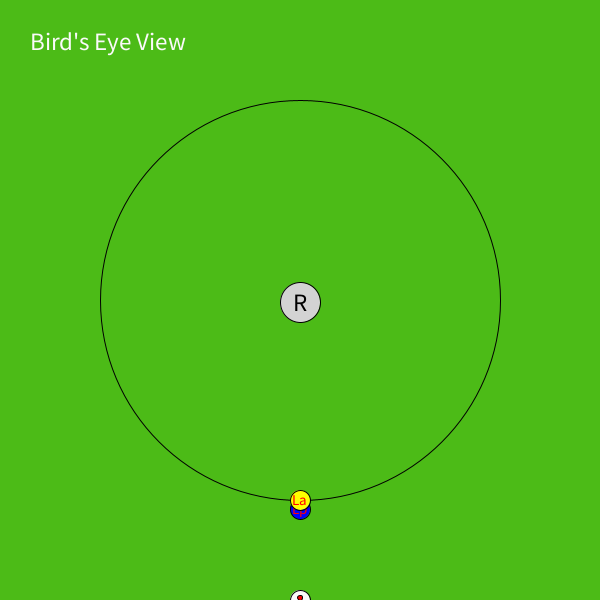
Frame 1 (no input)
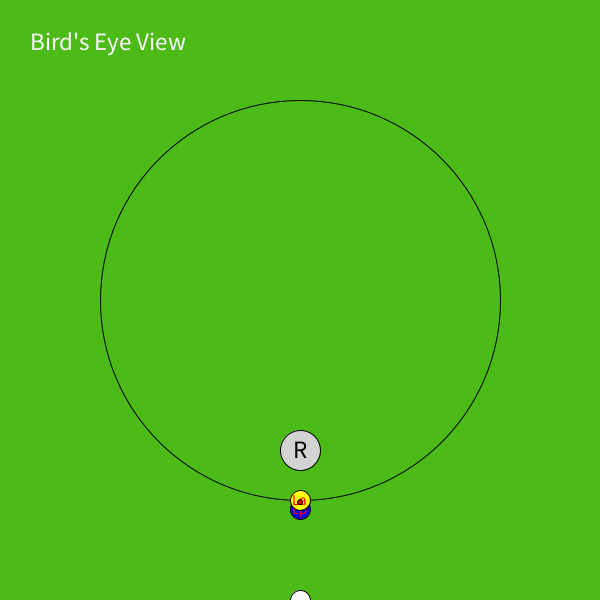
Frame 60 (the mouse pressed at the canvas centre just before this capture)
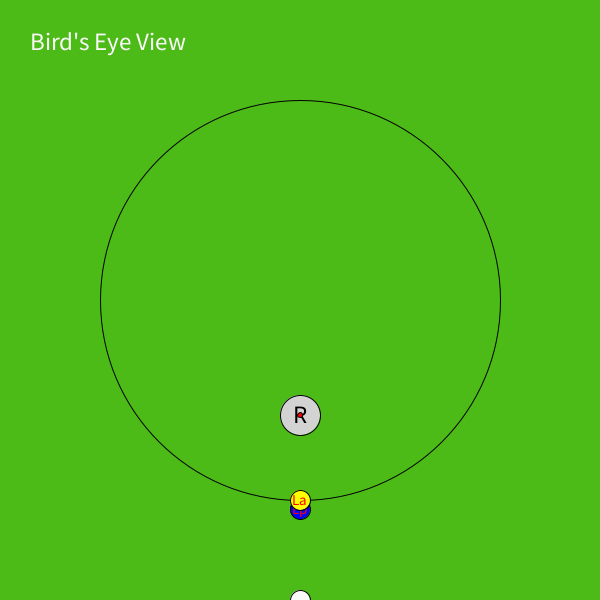
Frame 120 (the mouse held since frame 60 and released just before this capture)

The Processing sketch that drew these frames (run headless with seeded random() and noise(); from frame 60 on, the mouse is pressed at the canvas centre):

// Processing sketch: POV
// ── POV.pde
int fps = 60;

int width = 600; 
int height = 600;

float landingLocDiam; 

float actualX = 0;  // actual landing location coordinates (m)
float actualY = 1.0;
float actualT = 0.8; // actual time of flight (s)
float mappedActualT = actualT * fps;   // in frames


/*
float vy = 3.9; 
float vx = -1.2;
float vz = 2; 
*/

float vy = 1.83;        // horizontal velocity in forward direction (m s^-1)
float vx = 0;        // horizontal velocity in left/right direction (m s^-1)
float vz = 0.42;        // vertical velocity (m s^-1)

// TODO: how to use this info?
// float thetaDeg = 45;                   // vertical angle (deg)
// float theta = (PI / 180) * thetaDeg;   // vertical angle (rad)

float phiDeg = 0;                    // horizontal angle (deg)
float phi = (PI / 180) * phiDeg;       // horizontal angle (rad)

float hThrow = 1.0;                   // height ball at release (m)

float g = 9.81;                        // gravitational field strength (m s^-2)

float t;
float dispX;
float dispY;
float alpha;             // angle of ball's trajectory due to vx, TODO: edge case?
float horizDist;         // horizontal distance of landing location from the user
float predictedX;
float predictedY;
float mappedX;  // predicted x and y landing locations mapped onto screen
float mappedY;
float mappedActualX;
float mappedActualY;

int userX; 
int userY;

float ballDiam;
float ballX;
float ballY;
float ballMappedSpeedX;
float ballMappedSpeedY;
boolean isLanded;
boolean ballCaught;

int robotReachX; 
int robotReachY;
float robotReachDiameter;
float robotStartX;
float robotStartY;
float robotX;
float robotY;
float robotDiameter;
float robotSpeed = 1.5;   // m s^-1
float robotMappedV;
float robotMoveAngle; 
float robotMappedVx;
float robotMappedVy;
float robotTravelTime;
float robotMappedVxMag;
float robotMappedVyMag;
boolean isLocReached;
boolean dirChanged;
int dirChangeFrame;

String BirdPOV = "Bird's Eye View";

int signNum (float num) {
  if (num < 0) return -1;
  else return 1;
}

float getTimeOfFlight () {
  /* derived from equation s = ut + 1/2 at^2 
  and quadratic formula */

  return (vz + sqrt(sq(vz) + 2 * g * hThrow)) / g;
}

float getDisplacementY (float t) {
  return vy * t; 
}

float getDisplacementX (float t) {
  return vx * t; 
}

void predictLandingLocation () {
  landingLocDiam = 20; 
  t = getTimeOfFlight ();
  dispX = getDisplacementX(t);
  dispY = getDisplacementY(t);
  if (dispY == 0) dispY = 0.000000001;     // TODO: fix this
  alpha = atan(dispX / dispY);             // angle of ball's trajectory due to vx, TODO: edge case?
  horizDist = sqrt(sq(dispX) + sq(dispY)); // horizontal distance of landing location from the user

  predictedX = horizDist * sin(alpha + phi);
  predictedY = (signNum(dispY)) * (horizDist * cos(alpha + phi));

  mappedX = (width / 2) + (predictedX / 6) * width;  // predicted x and y landing locations mapped onto screen
  mappedY = height * (1 - (predictedY / 6));

  mappedActualX = (width / 2) + (actualX / 6) * width;
  mappedActualY= height * (1 - (actualY / 6));
}

void initBallData() {
  ballDiam = 5;
  ballX = width / 2;
  ballY = height;
  isLanded = false;
  ballCaught = false;
}

void initBallSpeed() {
  ballMappedSpeedX = signNum(actualX) * ((dist(ballX, 0, mappedActualX, 0) / actualT) / fps);
  ballMappedSpeedY = signNum(actualY) * ((dist(0, ballY, 0, mappedActualY) / actualT) / fps);
}

void initBall () {
  initBallData();
  initBallSpeed();
}

void initUser() {
  userX = width / 2; 
  userY = height;
}

void initRobotData() {
  robotReachX = width / 2; 
  robotReachY =  height / 2;
  robotReachDiameter = (2 / 3.0) * width;
  robotStartX = width / 2;
  robotStartY = height / 2;
  robotX = robotStartX;
  robotY = robotStartY;
  robotDiameter = (1/15.0) * width;
  isLocReached = false;
  dirChanged = false;
}

int getQuadrant () {
  if ((mappedX <= robotStartX) && (mappedY > robotStartY)) return 1;
  if ((mappedX >= robotStartX) && (mappedY <= robotStartY)) return 3;
  else if ((mappedX < robotStartX) && (mappedY <= robotStartY)) return 4;
  else return 2;
}

float[] getRobotVelocities(float robotMappedVxMag, float robotMappedVyMag) {
  float[] velocities = new float[2];
  int quadrant = getQuadrant();
  println(quadrant);
  if (quadrant == 1) {
    velocities[0] = -robotMappedVxMag;
    velocities[1] = robotMappedVyMag;
  }
  else if (quadrant == 2) {
    velocities[0] = robotMappedVxMag;
    velocities[1] = robotMappedVyMag;
  }
  else if (quadrant == 3) {
    velocities[0] = robotMappedVxMag;
    velocities[1] = -robotMappedVyMag;
  }
  else {
    velocities[0] = -robotMappedVxMag;
    velocities[1] = -robotMappedVyMag;
  }
  return velocities;
}

void initRobotNavigation () {
  robotMappedV = ((width * robotSpeed) / 6) / fps;
  robotMoveAngle = atan((abs(robotY - mappedY)) / (abs(robotX - mappedX)));
  robotMappedVxMag = robotMappedV * cos(robotMoveAngle);
  robotMappedVyMag = robotMappedV * sin(robotMoveAngle);
  float[] robotVelocities = getRobotVelocities(robotMappedVxMag, robotMappedVyMag);
  robotMappedVx = robotVelocities[0];
  robotMappedVy = robotVelocities[1];
  robotTravelTime = (dist(robotX, robotY, mappedX, mappedY) / robotMappedV);
}

void initRobot() {
  initRobotData();
  initRobotNavigation ();
}

void init () {
  predictLandingLocation();
  initUser();
  initBall ();
  initRobot();
}

void setup(){
  size(600, 600);
  init();  
}

void moveBall() {
  ballX += ballMappedSpeedX;
  ballY -= ballMappedSpeedY;
}

void moveRobot() {
  robotX += robotMappedVx;
  robotY += robotMappedVy;
}

void changeDirection () {
  robotMappedVx = -robotMappedVx;
  robotMappedVy = -robotMappedVy;
}

void isBallCaught () {
  if (dist(robotX, robotY, ballX, ballY) < ((ballDiam / 2)  + (robotDiameter / 2))) {
    ballCaught = true;
  }
}

void timerFired() {
  if (frameCount < mappedActualT) {
    moveBall();
  }
  else if (!isLanded) {
    isLanded = true;
  }
 
  if (frameCount < robotTravelTime) { 
    moveRobot();
  }
  else if (!isLocReached){
    isLocReached = true;
  }
  
  if (isLanded && isLocReached) {
    // robot goes back to start location
    if (!dirChanged) {
      dirChanged = true;
      dirChangeFrame = frameCount;
      changeDirection();
      isBallCaught();
    }
    if ((frameCount - dirChangeFrame) < robotTravelTime) {
      moveRobot();
    }
  } 
}

void drawLandings() {
   fill(0, 0, 255);
   circle(mappedX, mappedY, landingLocDiam); // predicted landing location
  
   fill(255, 0, 0);
   textSize(15);
   text("Lp", mappedX-8, mappedY+5); // Lp symbol at predicted landing location 

   fill(255, 255, 0);
   circle(mappedActualX, mappedActualY, landingLocDiam); // actual landing location
  
   fill(255, 0, 0);
   textSize(15);
   text("La", mappedActualX-8, mappedActualY+5); // La symbol at predicted landing location
}

void drawScreen () {
  background(76, 187, 23);
  
  fill(250, 250, 250);
  circle(userX, userY, 20);  // user at bottom of screen
  
  fill(76, 187, 23); 
  circle(robotReachX, robotReachY, robotReachDiameter); // circular robot reach area 
  
  drawLandings();
  
  fill(211,211,211);
  circle(robotX, robotY, robotDiameter); // robot
  
  textSize(25);
  
  fill(250, 250, 250);
  text(BirdPOV, 30, 50);
  
  fill(0, 0, 0);
  text("R", robotX-7, robotY+8); // R symbol on robot
  
  drawball ();
}

void drawball () {
  fill(250, 0, 0);
  if (!ballCaught) {
    circle(ballX, ballY, ballDiam);  
  }
  else {
    circle(robotX, robotY, ballDiam); 
  }
} 

void draw(){ 
  // default frame rate: 60 frames per second
  timerFired();
  drawScreen();
}
